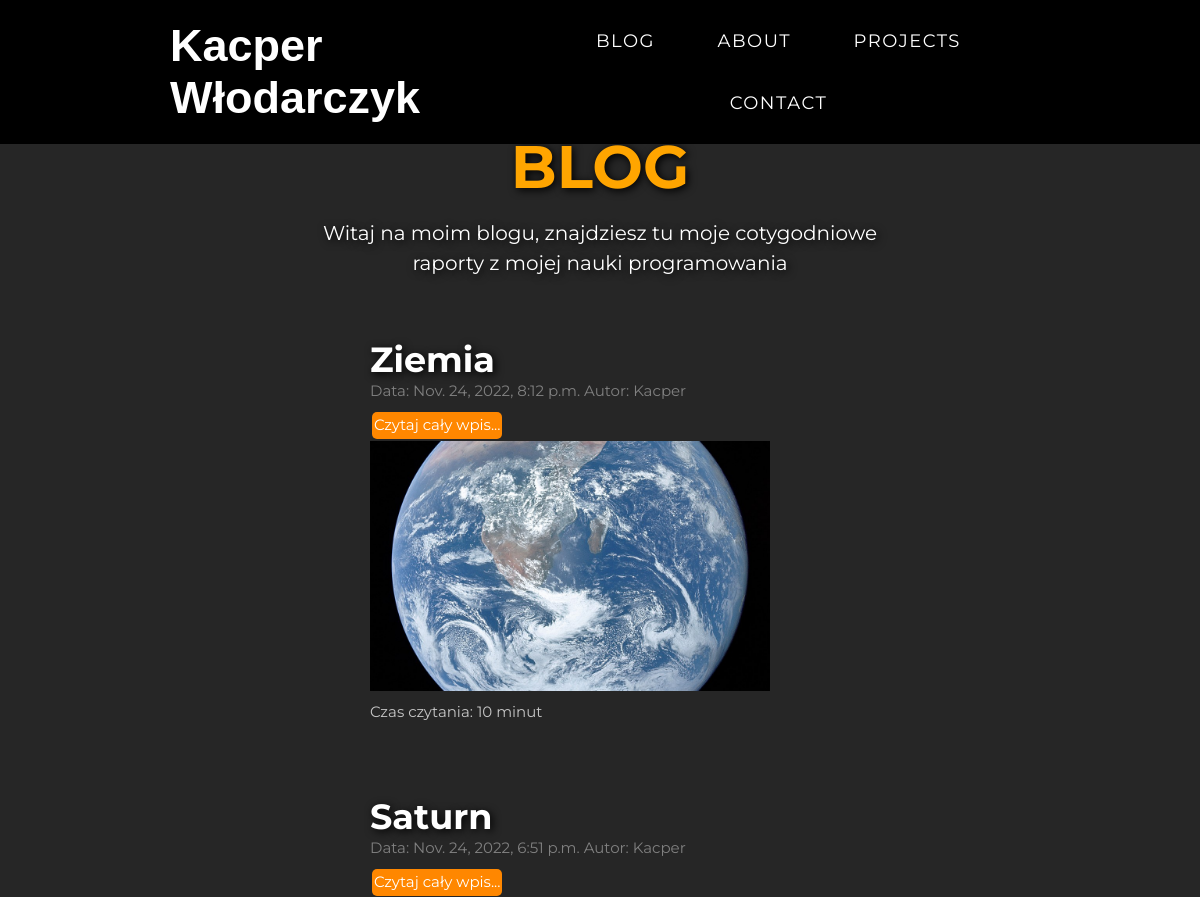
Page /blog/ (upper part) on the earlier database version.
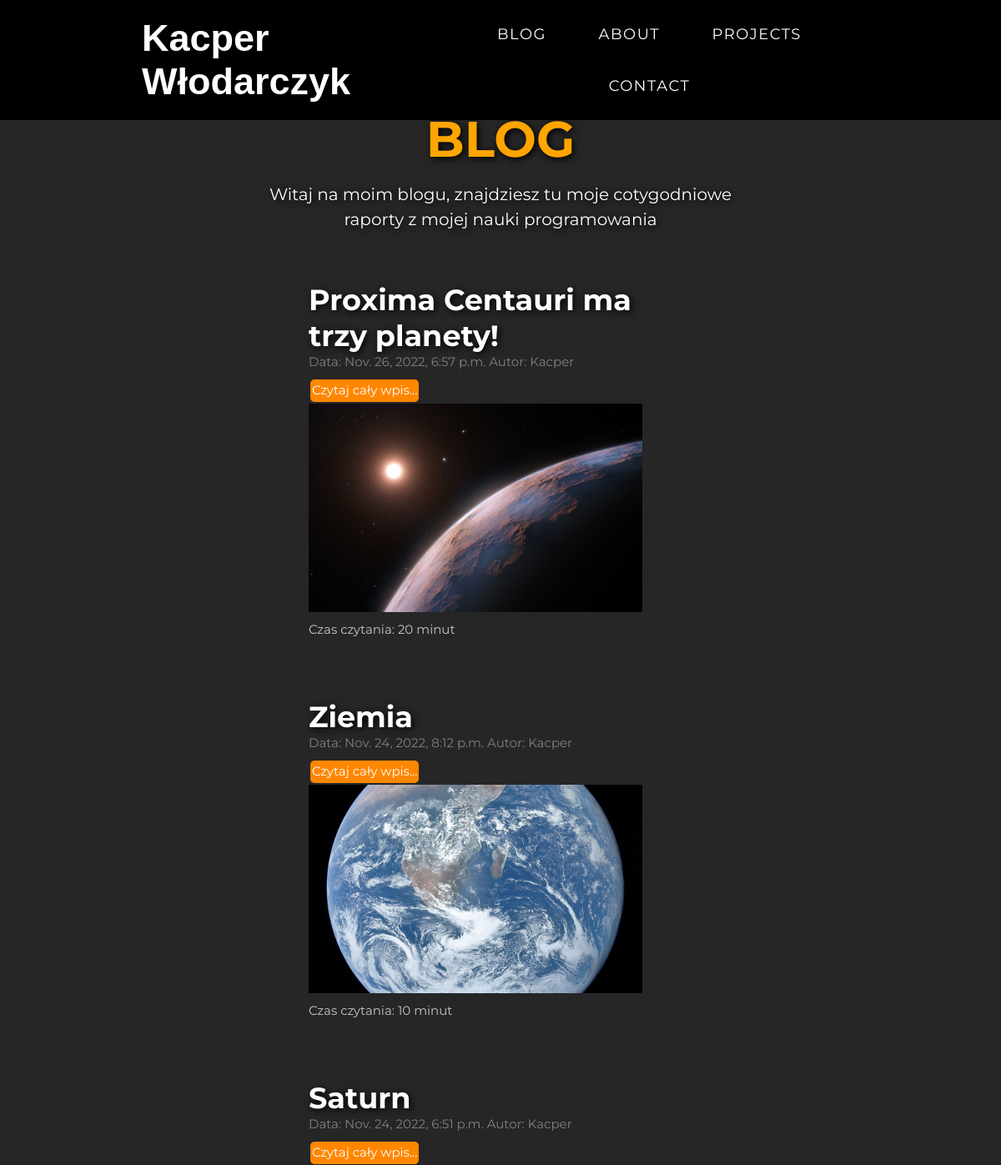
Same page on the later database version.
### blog/models.py (models this page shows, shortened)
class Post(models.Model):
    title = models.CharField(max_length=100)
    author = models.ForeignKey(User, on_delete=models.CASCADE)
    body = HTMLField()
    body_short = models.CharField(max_length=150)
    create_date = models.DateTimeField(auto_now_add=True)
    image = models.ImageField(null=True, blank=True, upload_to="images/")
    time_reading = models.TextField()

### blog/views.py (the view)
# urls.py: path('', HomeView.as_view(), name='index'),
class HomeView(ListView):
  model = Post
  template_name = 'index.html'
  ordering = ['-id']

### blog/templates/index.html (shortened to what this page needs)
{% load static %}
<html lang="pl-PL">
<head>
  <link rel="stylesheet" href="https://cdnjs.cloudflare.com/ajax/libs/font-awesome/5.12.1/css/all.min.css" />
  <link rel="stylesheet" href="{% static '/css/blogstyle.css' %}">
</head>
<body>
  <section id="nav-bar" class="container-nav">
    <header class="nav-bar">
      <div class="brand"><a href="http://127.0.0.1:8000/"><h1>Kacper Włodarczyk</h1></a></div>
      <div class="nav-list">
        <ul>
          <li><a href="#">Blog</a></li>
          <li><a href="http://127.0.0.1:8000/#about">About</a></li>
          <li><a href="http://127.0.0.1:8000/#services">Projects</a></li>
          <li><a href="#footer">Contact</a></li>
        </ul>
    </header>
  </section>
<main>
    <div class="container">
        <div class="row">
            <div class="heading-section">
                <h1>BLOG</h1>
                <p>Witaj na moim blogu, znajdziesz tu moje cotygodniowe
                raporty z mojej nauki programowania</p>
            </div>
            <div class="content-section">
                <div class="card">
                    {% for post in object_list %}
                    <h2>{{post.title}}</h2>
                    <small>Data: {{post.create_date}} Autor: {{post.author}}</small>
                    <p>{{post.body_short}} <a href="{% url 'article-detail' post.pk %}"> Czytaj cały wpis...</a></p>
                    <img src="{{post.image.url}}">
                    <p id="reading-time">Czas czytania: {{post.time_reading}}</p></br></br></br></br>
                    {% endfor %}
                </div>
            </div>
        </div>
    </div>
</main>
</body>
</html>

Differences in the rows shown:
added Post: title "Proxima Centauri ma trzy planety!", create_date "Nov. 26, 2022, 6:57 p.m.", author "Kacper", image (picture), time_reading "20 minut"
